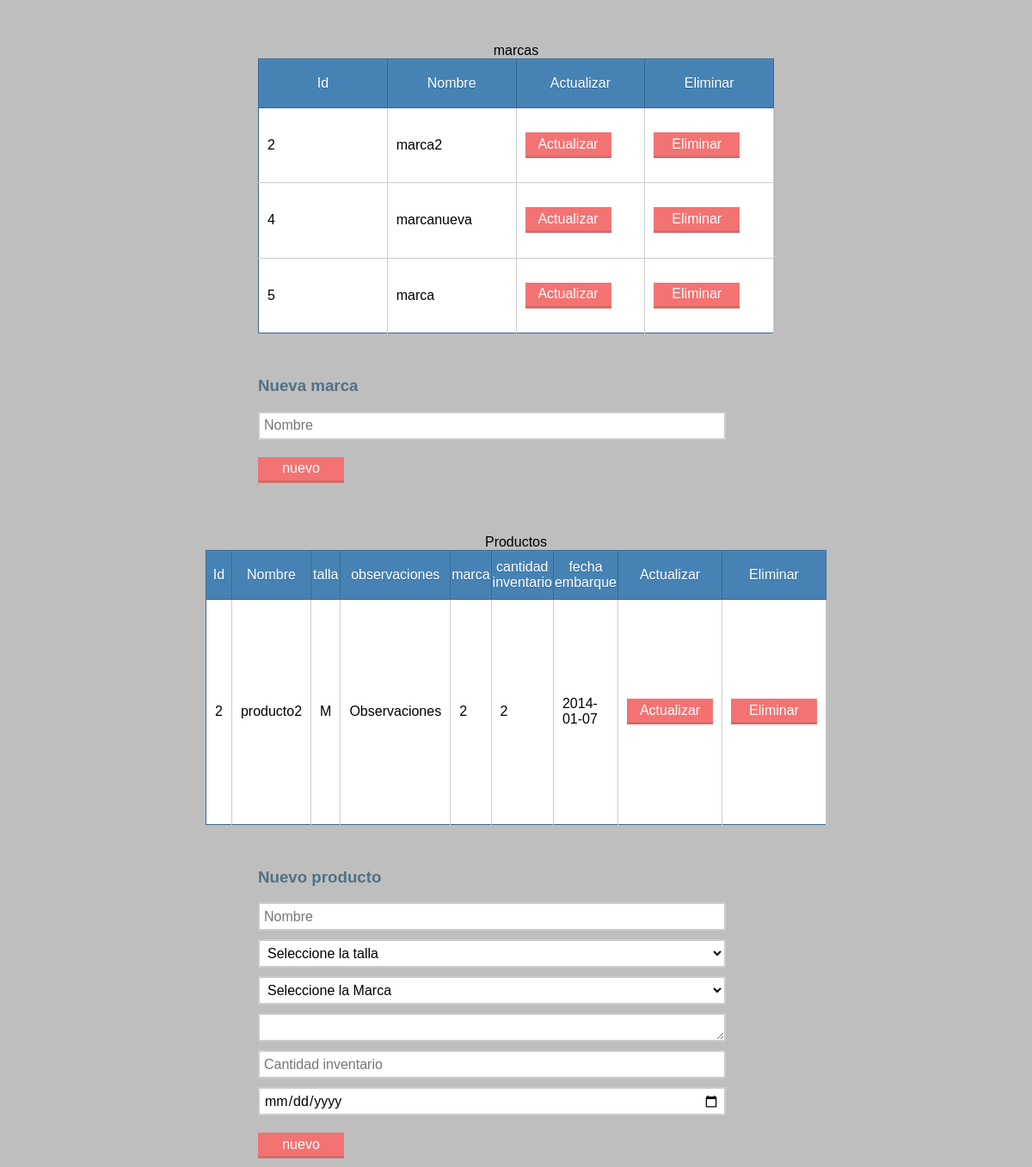
The page / on the database its author committed.
### tables this page shows
CREATE TABLE `marca` (
  `id_marca` int(11) NOT NULL AUTO_INCREMENT,
  `nombre_marca` varchar(50) DEFAULT NULL,
  PRIMARY KEY (`id_marca`)
);

CREATE TABLE `producto` (
  `id_producto` int(11) NOT NULL AUTO_INCREMENT,
  `nombre_producto` varchar(50) DEFAULT NULL,
  `talla` varchar(10) DEFAULT NULL,
  `observaciones` text,
  `id_marca` int(11) DEFAULT NULL,
  `cantidad_inventario` int(11) DEFAULT NULL,
  `fecha_embarque` date DEFAULT NULL,
  PRIMARY KEY (`id_producto`),
  KEY `id_marca` (`id_marca`),
  CONSTRAINT `id_marca` FOREIGN KEY (`id_marca`) REFERENCES `marca` (`id_marca`) ON DELETE CASCADE
);

### Conexion.php (called while the page is built, shortened)
<?php
class Conexion {
	static $_instance;
	private $_dataBase;
	private $_password;
	private $_server;
	private $_user;
	private function __construct() {
		$this->_server = 'localhost';
                $this->_dataBase = 'productos';
                $this->_user = 'root';
                $this->_password = 'root';
	}
	public static function getInstance() {
        if (!(self::$_instance instanceof self)) {
            self::$_instance = new self();
        }
        return self::$_instance;
    }
    private function conexion() {
        $this->link = mysqli_connect($this->_server,
        	$this->_user, $this->_password, $this->_dataBase);
	}
	public function run($sql) {
        return mysqli_query($this->link, $sql);
    }
    public function query($stmt){
    	while ($row = mysqli_fetch_array($stmt, MYSQLI_ASSOC)) {
                $rows[] = $row;
        }
        return $rows;
    }
}

### sql.php (called while the page is built, shortened)
<?php
require_once ROOT . 'Conexion.php';
$conexion = Conexion::getInstance();

### index.php (the view, shortened to what this page needs)
<?php
include 'sql.php';
$sqlMarca = "select * from marca";
$sqlProductos = "select * from producto";
$marcas = $conexion->query($conexion->run($sqlMarca));
$producto = $conexion->query($conexion->run($sqlProductos));
?>
<!DOCTYPE html>
<html lang="es">
    <head>
        <link rel="stylesheet" href="css/normalize.css" />
        <link rel="stylesheet" href="css/style.css" />
    </head>
    <body>
		<table summary="Marcas">
		    <caption>marcas</caption>
		    <thead>
		        <tr>
		            <th>Id</th>
		            <th>Nombre</th>
		            <th>Actualizar</th>
		            <th>Eliminar</th>
		        </tr>
		    </thead>
		    <tbody>
		        <?php
		        foreach ($marcas as $value) {
		            echo '<tr><td class="id_marca">' . $value['id_marca'] . '</td>';
		            echo '<td class="nombre_marca">' . $value['nombre_marca'] . '</td>';
		            echo '<td> <button data-id="' . $value['id_marca'] . '" class="update_marcas_btn">Actualizar</button></td>';
		            echo '<td  ><button class="eliminar_marca" data-id="' . $value['id_marca'] . '">Eliminar</button></td></tr>';
		        }
		        ?>
		    </tbody>
		</table>
		<form id="marcasFormNuevo" method="post" action="">
		        <h3>Nueva marca</h3>
		        <input id="nombreMarcaNuevo" name="nombre_marca" placeholder="Nombre" type="text" value="" maxlength="50"  required/>
		        <input id="submitNuevo" type="submit" value="nuevo"/>
		</form>
		<table summary="productos ">
		    <caption>Productos</caption>
		    <thead>
		        <tr>
		            <th>Id</th>
		            <th>Nombre</th>
		            <th>talla</th>
		            <th>observaciones</th>
		            <th>marca</th>
		            <th>cantidad inventario</th>
		            <th>fecha embarque</th>
		            <th>Actualizar</th>
		            <th>Eliminar</th>
		        </tr>
		    </thead>
		    <tbody>
		        <?php
		        foreach ($producto as $value) {
		            echo '<tr><td>' . $value['id_producto'] . '</td>';
		            echo '<td>' . $value['nombre_producto'] . '</td>';
		            echo '<td>' . $value['talla'] . '</td>';
		            echo '<td>' . $value['observaciones'] . '</td>';
		            echo '<td>' . $value['id_marca'] . '</td>';
		            echo '<td>' . $value['cantidad_inventario'] . '</td>';
		            echo '<td>' . $value['fecha_embarque'] . '</td>';
		            echo '<td> <button data-id="' . $value['id_marca'] . '" class="update_productos_btn">Actualizar</button></td>';
		            echo '<td><button data-id="' . $value['id_marca'] . '">Eliminar</button></td></tr>';
		        }
		        ?>
		    </tbody>
		</table>
		<form id="productosFormNuevo" method="post" action="">
		        <h3>Nuevo producto</h3>
		        <input id="nombrePorductoNuevo" name="nombre_producto" placeholder="Nombre" type="text" value="" maxlength="50"  required/>
		        <select name="talla" class="select">
		          <option value="0">Seleccione la talla</option>
		        </select>
		        <select name="marca" class="select">
		          <option value="0">Seleccione la Marca</option>
		        </select>
		       <textarea name="observaciones" rows="4" cols="50" class="text-area"></textarea>
		       <input id="cantidad_inventario" name="accion" type="number"   placeholder="Cantidad inventario">
		        <input id="fecha_embarque" name="accion" type="date"  placeholder="fecha_embarque">
		        <input id="submitNuevo" type="submit" value="nuevo"/>
		</form>
    </body>
</html>

### css/style.css (style rules this page uses)
body { background-color: rgb(190,190,190); font-size: 16px; }
table { width: 100%; max-width: 600px; height: 320px; border-collapse: collapse; border: 1px solid #38678f; margin: 50px auto; background: white; }
th { background: steelblue; height: 54px; width: 25%; font-weight: lighter; text-shadow: 0 1px 0 #38678f; color: white; border: 1px solid #38678f; box-shadow: inset 0px 1px 2px #568ebd; transition: all 0.2s; }
tr { border-bottom: 1px solid #cccccc; }
tr:last-child { border-bottom: 0px; }
td { border-right: 1px solid #cccccc; padding: 10px; transition: all 0.2s; }
button { position: relative; }
h3 { color: rgb(80, 113, 134); }
input[type="text"],input[type="number"],.select,.text-area,input[type="date"] { background: #fff; border: rgb(204, 204, 204) solid 2px; height: 25px; margin-bottom: 10px; padding: 2px 5px; width: 530px; }
.select { height: 33px; width: 544px; }
#marcasFormNuevo,#productosFormNuevo { margin: 0 auto; width: 600px; }
#submitNuevo { margin: 10px 0; }
#submit, button, #submitNuevo { background: rgb(243, 115, 115); border: none; border-bottom: 3px solid rgb(214, 106, 106); color: white; height: 30px; width: 100px; }

### rows shown on the page
marca: id_marca "2", nombre_marca "marca2"
marca: id_marca "4", nombre_marca "marcanueva"
marca: id_marca "5", nombre_marca "marca"
producto: id_producto "2", nombre_producto "producto2", talla "M", observaciones "Observaciones", id_marca "2", cantidad_inventario "2", fecha_embarque "2014-01-07"
